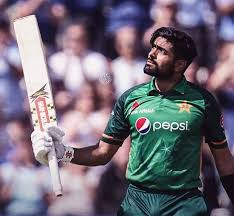
#> input picture babar.jpeg, 234 x 216 px
$ python -i 'Picture pixel encryption.py'   (imports and definitions only)
#> lines starting #> are read from the running program, lines starting #| are printed output that depends on the picture
import tkinter as tk
from tkinter import filedialog, messagebox
from PIL import Image, ImageFont, ImageDraw

# Add comment indicating ownership
# "This code belongs to ShortTemperd007"

def encrypt_image():
    file_path = filedialog.askopenfilename()
#> the answer given: babar.jpeg
    if file_path:
        image = Image.open(file_path)
#> image is the input picture: PIL image 234x216 RGB; mean R, G, B 113.7, 107.4, 120
        width, height = image.size
#> width = 234; height = 216

        # Iterate through each pixel and swap RGB values
        for x in range(width):
            for y in range(height):
                r, g, b = image.getpixel((x, y))
                image.putpixel((x, y), (g, b, r))  # Swapping RGB values
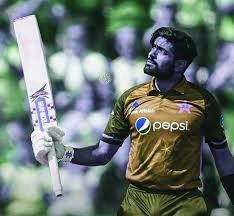
#> image: PIL image 234x216 RGB; mean R, G, B 107.4, 120, 113.7

        encrypted_image_path = file_path.split('.')[0] + "_encrypted.png"
        image.save(encrypted_image_path)
        messagebox.showinfo("Success", "Image encrypted successfully.\nEncrypted image saved as: " + encrypted_image_path, font=('Helvetica', 12))

def decrypt_image():
    file_path = filedialog.askopenfilename()
    if file_path:
        image = Image.open(file_path)
        width, height = image.size

        # Iterate through each pixel and swap RGB values back to original
        for x in range(width):
            for y in range(height):
                r, g, b = image.getpixel((x, y))
                image.putpixel((x, y), (b, r, g))  # Swapping RGB values back to original

        decrypted_image_path = file_path.split('_encrypted')[0] + "_decrypted.png"
        image.save(decrypted_image_path)
        messagebox.showinfo("Success", "Image decrypted successfully.\nDecrypted image saved as: " + decrypted_image_path, font=('Helvetica', 12))

# Create main window
# [2 lines not run here, left out]

# Create label for your name in big and amazing font
# [1 line that did not run here, left out]
# [1 line not run here, left out]

# Create buttons
# [1 line that did not run here, left out]
# [1 line not run here, left out]

# [1 line that did not run here, left out]
# [4 lines not run here, left out]

>>> result = encrypt_image()
